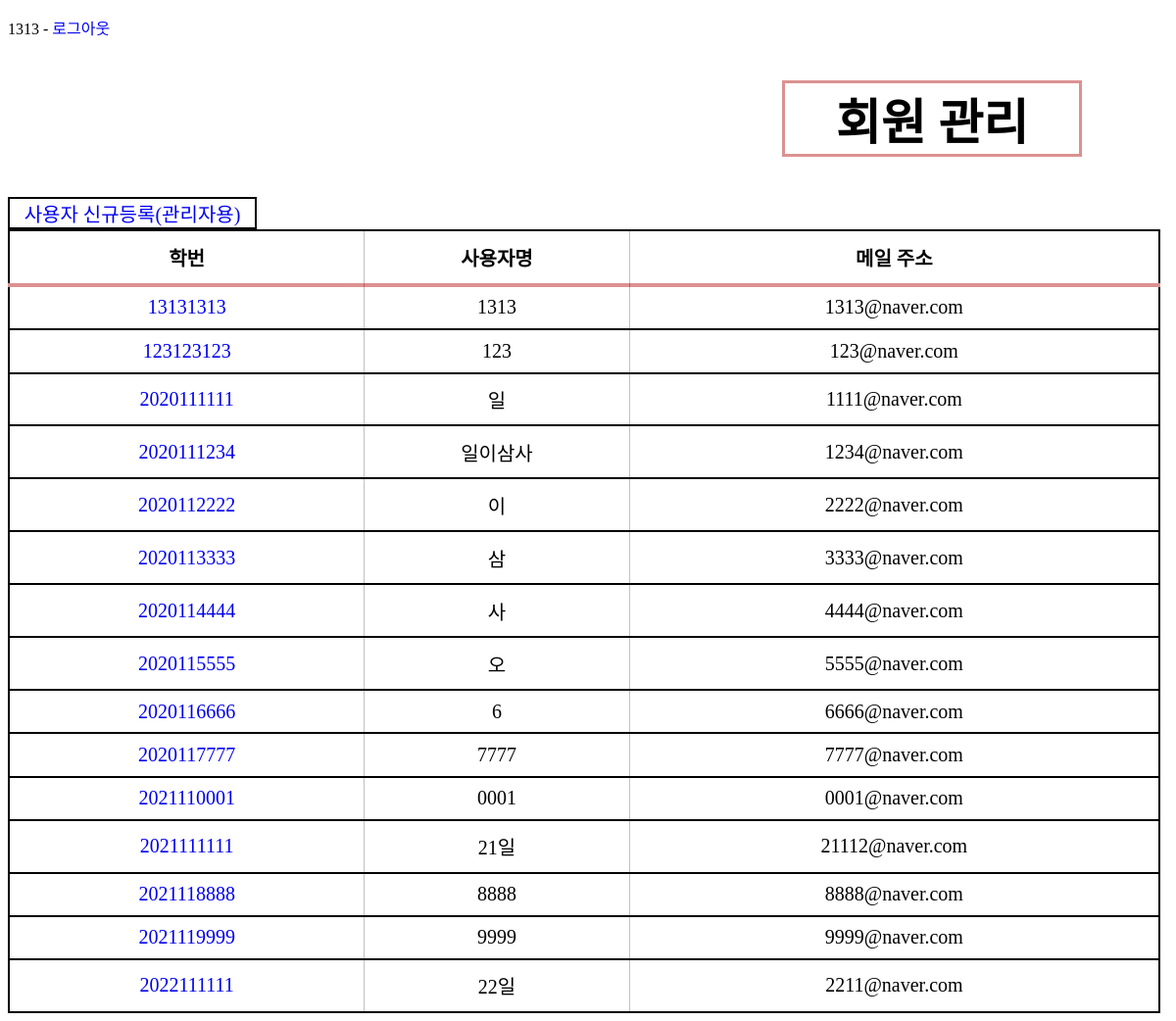
Page /crud/users (signed in) on the committed database.
### project/crud/models.py (models this page shows, shortened)
class User(db.Model, UserMixin):
    __tablename__ = "users"
    id = db.Column(db.Integer, primary_key=True)
    username = db.Column(db.String, index=True)
    email = db.Column(db.String, unique=True, index=True)
    password_hash = db.Column(db.String)
    created_at = db.Column(db.DateTime, default=datetime.now)
    updated_at = db.Column(
        db.DateTime, default=datetime.now, onupdate=datetime.now
    )
    @property
    def password(self):
        raise AttributeError("읽어 들일 수 없음")
    @login_manager.user_loader
    def load_user(user_id):
        return User.query.get(user_id)

### project/crud/views.py (the view)
@crud.route("/users")
@login_required
def users():
    users = User.query.all()
    return render_template("crud/index.html", users=users)

### project/crud/templates/crud/index.html (shortened to what this page needs)
{% extends "crud/base.html" %}
{% block link %}index.css{% endblock %}
{% block content %}
<div>
    <h2>회원 관리</h2>
    <div class="taga"> <a href="{{url_for('auth.signup')}}">사용자 신규등록(관리자용)</a></div>
    <table class="user">
        <tr class="category">
            <th>학번</th>
            <th>사용자명</th>
            <th>메일 주소</th>
        </tr>
        {% for user in users %}
        <tr>
            <td>
                <div class="tagb"> <a href="{{url_for('crud.edit_user', user_id=user.id)}}">{{user.id}}</a></div>
            </td>
            <td>{{user.username}}</td>
            <td>{{user.email}}</td>
        </tr>
        {% endfor %}
    </table>
    {% endblock %}

### project/crud/templates/crud/base.html (shortened to what this page needs)
<!DOCTYPE html>
<html lang="ko">
<head>
    <link href="static/{% block link %}{% endblock %}" rel="stylesheet">
    <link rel="stylesheet" href="{{url_for('crud.static', filename='style.css')}}" />
</head>
<body>
    <div>
        {% if current_user.is_authenticated %}
        <p>
            <span>{{current_user.username}}</span> -
            <span><a href="{{url_for('auth.logout') }}">로그아웃</a></span>
        </p>
        {% endif %}
    </div>
    {% block content %}{% endblock %}
</body>
</html>

### project/crud/static/index.css (style rules this page uses)
table { width: 98vw; height: 100vh; border-color: red; border: 2px solid; }
tr { border: 2px solid; font-size: 20px; text-align: center; }
h2 { font-size: 50px; border: 3px solid rgba(180, 20, 20, 0.466); width: 300px; text-align: center; margin-left: 790px; }
.user { border: 2px solid black; }
.category { border-bottom: 4px solid rgba(180, 20, 20, 0.466); }
a { text-decoration-line: none; }
.taga { font-size: 20px; border: 2px solid black; width: 250px; text-align: center; }

### project/crud/static/style.css (style rules this page uses)
table { border-collapse: collapse; }
table, th, td { border: 1px solid #c0c0c0; }

### rows in the picture
User: username "1313", id "13131313", email "1313@naver.com"
User: id "123123123", username "123", email "123@naver.com"
User: id "2020111111", username "일", email "1111@naver.com"
User: id "2020111234", username "일이삼사", email "1234@naver.com"
User: id "2020112222", username "이", email "2222@naver.com"
User: id "2020113333", username "삼", email "3333@naver.com"
User: id "2020114444", username "사", email "4444@naver.com"
User: id "2020115555", username "오", email "5555@naver.com"
User: id "2020116666", username "6", email "6666@naver.com"
User: id "2020117777", username "7777", email "7777@naver.com"
User: id "2021110001", username "0001", email "0001@naver.com"
User: id "2021111111", username "21일", email "21112@naver.com"
User: id "2021118888", username "8888", email "8888@naver.com"
User: id "2021119999", username "9999", email "9999@naver.com"
User: id "2022111111", username "22일", email "2211@naver.com"
